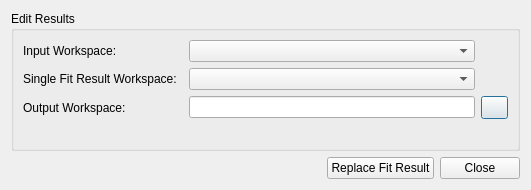
<?xml version="1.0" encoding="UTF-8"?>
<ui version="4.0">
 <class>EditResultsDialog</class>
 <widget class="QDialog" name="EditResultsDialog">
  <property name="geometry">
   <rect>
    <x>0</x>
    <y>0</y>
    <width>531</width>
    <height>185</height>
   </rect>
  </property>
  <property name="windowTitle">
   <string>Indirect Edit Results</string>
  </property>
  <layout class="QVBoxLayout" name="verticalLayout">
   <item>
    <widget class="QGroupBox" name="gbReFitSingleSpectrum">
     <property name="title">
      <string>Edit Results</string>
     </property>
     <layout class="QGridLayout" name="gridLayout">
      <item row="1" column="0">
       <widget class="QLabel" name="lbSpectrum">
        <property name="text">
         <string>Single Fit Result Workspace:</string>
        </property>
       </widget>
      </item>
      <item row="2" column="0">
       <widget class="QLabel" name="lbOutputWorkspace">
        <property name="text">
         <string>Output Workspace:</string>
        </property>
       </widget>
      </item>
      <item row="3" column="0" colspan="3">
       <widget class="QLabel" name="lbStatus">
        <property name="text">
         <string/>
        </property>
       </widget>
      </item>
      <item row="0" column="0">
       <widget class="QLabel" name="lbInputWorkspace">
        <property name="text">
         <string>Input Workspace:</string>
        </property>
       </widget>
      </item>
      <item row="4" column="2">
       <spacer name="verticalSpacer">
        <property name="orientation">
         <enum>Qt::Vertical</enum>
        </property>
        <property name="sizeHint" stdset="0">
         <size>
          <width>20</width>
          <height>76</height>
         </size>
        </property>
       </spacer>
      </item>
      <item row="2" column="2">
       <widget class="QLineEdit" name="leOutputWorkspace">
        <property name="text">
         <string/>
        </property>
       </widget>
      </item>
      <item row="0" column="2">
       <widget class="MantidQt::MantidWidgets::WorkspaceSelector" name="wsInputWorkspace"/>
      </item>
      <item row="1" column="2">
       <widget class="MantidQt::MantidWidgets::WorkspaceSelector" name="wsSingleFitWorkspace"/>
      </item>
      <item row="2" column="3">
       <widget class="QPushButton" name="pbPasteInputName">
        <property name="minimumSize">
         <size>
          <width>27</width>
          <height>23</height>
         </size>
        </property>
        <property name="maximumSize">
         <size>
          <width>27</width>
          <height>23</height>
         </size>
        </property>
        <property name="text">
         <string/>
        </property>
        <property name="icon">
         <iconset resource="../../../images/images.qrc">
          <normaloff>:/data_replace.png</normaloff>:/data_replace.png</iconset>
        </property>
       </widget>
      </item>
     </layout>
    </widget>
   </item>
   <item>
    <widget class="QFrame" name="frame">
     <layout class="QHBoxLayout" name="horizontalLayout">
      <property name="leftMargin">
       <number>0</number>
      </property>
      <property name="topMargin">
       <number>0</number>
      </property>
      <property name="rightMargin">
       <number>0</number>
      </property>
      <property name="bottomMargin">
       <number>0</number>
      </property>
      <item>
       <spacer name="horizontalSpacer">
        <property name="orientation">
         <enum>Qt::Horizontal</enum>
        </property>
        <property name="sizeHint" stdset="0">
         <size>
          <width>40</width>
          <height>20</height>
         </size>
        </property>
       </spacer>
      </item>
      <item>
       <widget class="QPushButton" name="pbReplaceFitResult">
        <property name="text">
         <string>Replace Fit Result</string>
        </property>
       </widget>
      </item>
      <item>
       <widget class="QPushButton" name="pbClose">
        <property name="text">
         <string>Close</string>
        </property>
       </widget>
      </item>
     </layout>
    </widget>
   </item>
  </layout>
 </widget>
 <customwidgets>
  <customwidget>
   <class>MantidQt::MantidWidgets::WorkspaceSelector</class>
   <extends>QComboBox</extends>
   <header>MantidQtWidgets/Common/WorkspaceSelector.h</header>
  </customwidget>
 </customwidgets>
 <resources>
  <include location="../../../images/images.qrc"/>
 </resources>
 <connections/>
</ui>
